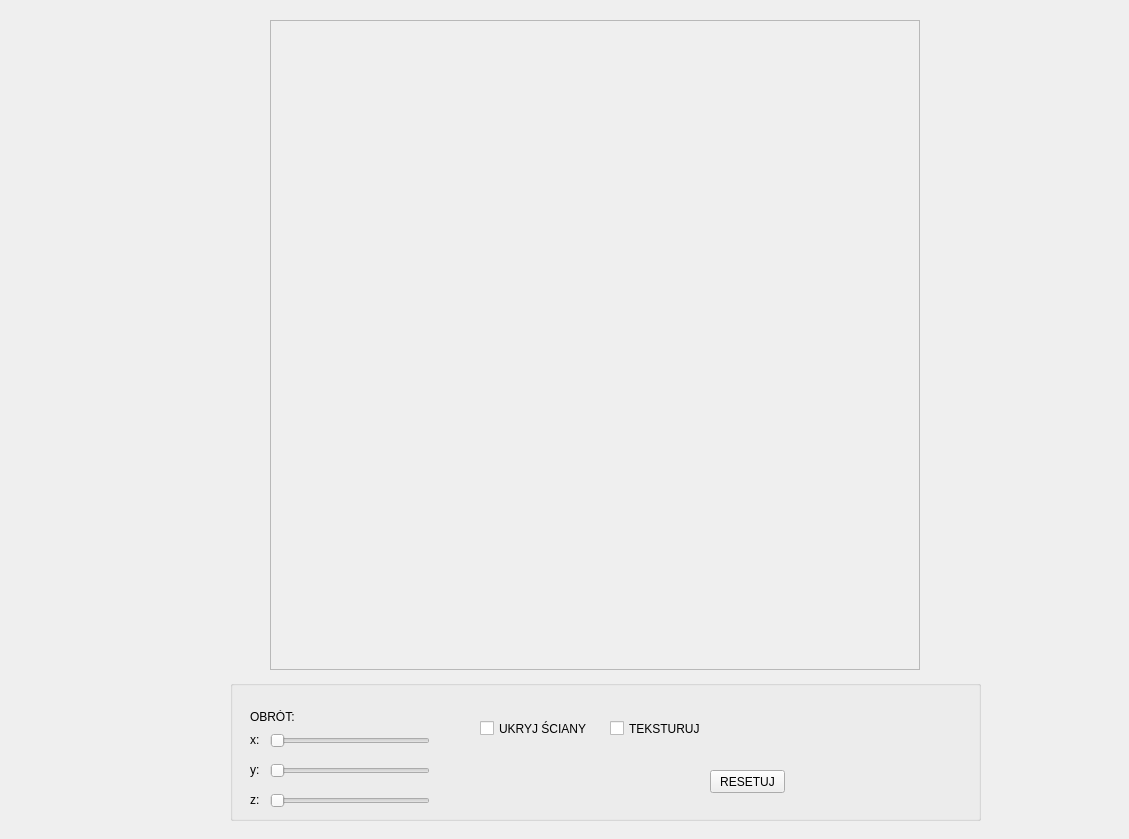
<?xml version="1.0" encoding="UTF-8"?>
<ui version="4.0">
 <class>MainWindow</class>
 <widget class="QMainWindow" name="MainWindow">
  <property name="geometry">
   <rect>
    <x>0</x>
    <y>0</y>
    <width>1129</width>
    <height>839</height>
   </rect>
  </property>
  <property name="windowTitle">
   <string>MainWindow</string>
  </property>
  <widget class="QWidget" name="centralWidget">
   <widget class="QFrame" name="frame">
    <property name="geometry">
     <rect>
      <x>270</x>
      <y>20</y>
      <width>650</width>
      <height>650</height>
     </rect>
    </property>
    <property name="frameShape">
     <enum>QFrame::StyledPanel</enum>
    </property>
    <property name="frameShadow">
     <enum>QFrame::Raised</enum>
    </property>
   </widget>
   <widget class="QGroupBox" name="groupBox">
    <property name="geometry">
     <rect>
      <x>230</x>
      <y>680</y>
      <width>751</width>
      <height>141</height>
     </rect>
    </property>
    <property name="title">
     <string/>
    </property>
    <widget class="QLabel" name="label">
     <property name="geometry">
      <rect>
       <x>20</x>
       <y>30</y>
       <width>47</width>
       <height>13</height>
      </rect>
     </property>
     <property name="text">
      <string>OBRÓT:</string>
     </property>
    </widget>
    <widget class="QLabel" name="label_2">
     <property name="geometry">
      <rect>
       <x>20</x>
       <y>50</y>
       <width>21</width>
       <height>20</height>
      </rect>
     </property>
     <property name="text">
      <string>x:</string>
     </property>
    </widget>
    <widget class="QLabel" name="label_3">
     <property name="geometry">
      <rect>
       <x>20</x>
       <y>80</y>
       <width>20</width>
       <height>20</height>
      </rect>
     </property>
     <property name="text">
      <string>y:</string>
     </property>
    </widget>
    <widget class="QLabel" name="label_4">
     <property name="geometry">
      <rect>
       <x>20</x>
       <y>110</y>
       <width>21</width>
       <height>20</height>
      </rect>
     </property>
     <property name="text">
      <string>z:</string>
     </property>
    </widget>
    <widget class="QSlider" name="rotacjaX">
     <property name="geometry">
      <rect>
       <x>40</x>
       <y>50</y>
       <width>160</width>
       <height>22</height>
      </rect>
     </property>
     <property name="orientation">
      <enum>Qt::Horizontal</enum>
     </property>
    </widget>
    <widget class="QSlider" name="rotacjaY">
     <property name="geometry">
      <rect>
       <x>40</x>
       <y>80</y>
       <width>160</width>
       <height>22</height>
      </rect>
     </property>
     <property name="orientation">
      <enum>Qt::Horizontal</enum>
     </property>
    </widget>
    <widget class="QSlider" name="rotacjaZ">
     <property name="geometry">
      <rect>
       <x>40</x>
       <y>110</y>
       <width>160</width>
       <height>22</height>
      </rect>
     </property>
     <property name="orientation">
      <enum>Qt::Horizontal</enum>
     </property>
    </widget>
    <widget class="QPushButton" name="reset">
     <property name="geometry">
      <rect>
       <x>480</x>
       <y>90</y>
       <width>75</width>
       <height>23</height>
      </rect>
     </property>
     <property name="text">
      <string>RESETUJ</string>
     </property>
    </widget>
    <widget class="QCheckBox" name="hideWall">
     <property name="geometry">
      <rect>
       <x>250</x>
       <y>40</y>
       <width>111</width>
       <height>17</height>
      </rect>
     </property>
     <property name="text">
      <string>UKRYJ ŚCIANY</string>
     </property>
    </widget>
    <widget class="QCheckBox" name="texture">
     <property name="geometry">
      <rect>
       <x>380</x>
       <y>40</y>
       <width>91</width>
       <height>17</height>
      </rect>
     </property>
     <property name="text">
      <string>TEKSTURUJ</string>
     </property>
    </widget>
   </widget>
  </widget>
 </widget>
 <layoutdefault spacing="6" margin="11"/>
 <resources/>
 <connections/>
</ui>
